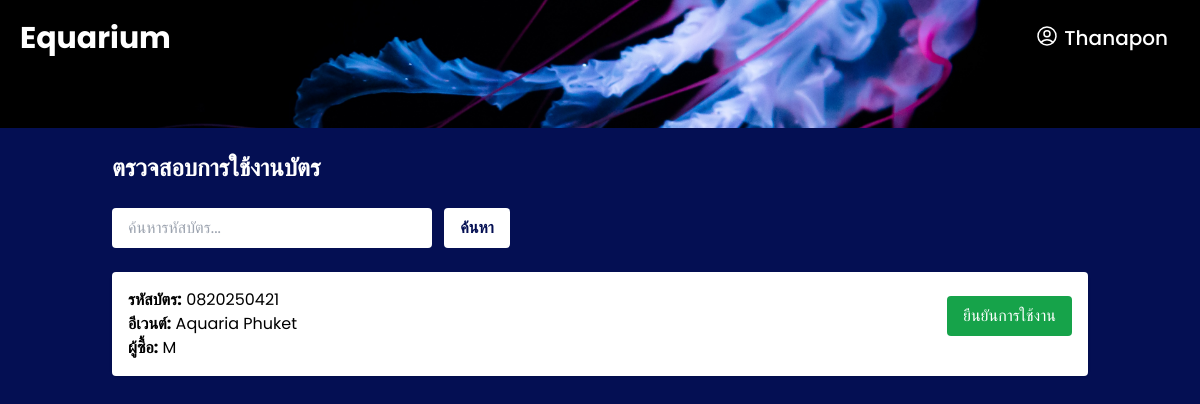
Screenshot of /admin/Checkin.php (signed in) with the database file from the repository.
### tables this page shows
CREATE TABLE `ticket` (
  `id` int(11) NOT NULL,
  `user_id` int(11) NOT NULL,
  `event_id` int(11) NOT NULL,
  `ticket_code` varchar(50) NOT NULL,
  `ticket_date` date NOT NULL,
  `ticket_quantity` int(11) NOT NULL,
  `total_price` decimal(10,2) NOT NULL,
  `created_at` timestamp NOT NULL DEFAULT CURRENT_TIMESTAMP,
  `status` varchar(50) DEFAULT 'รอตรวจสอบ',
  `slip_image` varchar(255) DEFAULT NULL,
  `used` varchar(255) DEFAULT NULL
);

CREATE TABLE `events` (
  `event_id` int(11) NOT NULL,
  `name` varchar(100) NOT NULL,
  `image` varchar(255) NOT NULL,
  `location` varchar(100) NOT NULL,
  `province` varchar(255) NOT NULL,
  `activity` varchar(255) NOT NULL,
  `price` decimal(10,2) NOT NULL,
  `created_at` timestamp NOT NULL DEFAULT CURRENT_TIMESTAMP,
  `ticket_quantity` int(11) NOT NULL DEFAULT '0',
  `description` text NOT NULL
);

CREATE TABLE `users` (
  `id` int(11) NOT NULL,
  `username` varchar(100) NOT NULL,
  `first_name` varchar(50) DEFAULT NULL,
  `last_name` varchar(50) DEFAULT NULL,
  `gender` varchar(15) DEFAULT NULL,
  `dob` date DEFAULT NULL,
  `email` varchar(150) NOT NULL,
  `password` varchar(255) NOT NULL,
  `position` char(1) NOT NULL DEFAULT 'm',
  `created_at` timestamp NOT NULL DEFAULT CURRENT_TIMESTAMP
);

### public_html/admin/Checkin.php (the view, shortened to what this page needs)
<?php
include '../includes/navbar.php';
$conn = new mysqli('mysql', 'user', 'password', 'aquarium');
$search = $_GET['search'] ?? '';
$sql = "SELECT t.*, e.name AS event_name, u.username AS user_name
        FROM ticket t
        JOIN events e ON t.event_id = e.event_id
        JOIN users u ON t.user_id = u.id
        WHERE t.used = 'ยังไม่ได้ใช้งาน'";
$sql .= " ORDER BY t.created_at DESC";
$result = $conn->query($sql);
?>
<!DOCTYPE html>
<html lang="en">
<head>
  <script src="https://cdn.tailwindcss.com"></script>
</head>
<body class="font-poppins bg-mainBlue text-white min-h-screen">
  <header class="relative h-32 bg-cover bg-center" style="background-image: url('../image/jellyfish-aquarium-black-background-glowing-white-amoled-3840x2160-2094.jpg');">
    <div class="absolute top-5 left-5 z-50">
      <a href="../homepage/aquarium.php" class="text-white text-3xl font-bold">Equarium</a>
    </div>
  </header>
  <main class="p-6 max-w-5xl mx-auto">
    <h1 class="text-2xl font-semibold mb-6">ตรวจสอบการใช้งานบัตร</h1>
    <form method="GET" class="mb-6">
      <input type="text" name="search" placeholder="ค้นหารหัสบัตร..." value="<?php echo htmlspecialchars($search); ?>"
             class="px-4 py-2 rounded text-black w-80">
      <button type="submit" class="ml-2 px-4 py-2 bg-white text-mainBlue font-semibold rounded hover:bg-gray-200">
        ค้นหา
      </button>
    </form>
    <?php if ($result && $result->num_rows > 0): ?>
      <div class="space-y-4">
        <?php while ($ticket = $result->fetch_assoc()): ?>
          <div class="bg-white text-black rounded shadow p-4 flex flex-col md:flex-row justify-between items-center">
            <div class="text-left">
              <p><strong>รหัสบัตร:</strong> <?php echo htmlspecialchars($ticket['ticket_code']); ?></p>
              <p><strong>อีเวนต์:</strong> <?php echo htmlspecialchars($ticket['event_name']); ?></p>
              <p><strong>ผู้ซื้อ:</strong> <?php echo htmlspecialchars($ticket['user_name']); ?></p>
            </div>
            <form method="POST" action="checkin_update.php">
              <button type="submit" class="mt-4 md:mt-0 px-4 py-2 bg-green-600 text-white rounded hover:bg-green-700">
                ยืนยันการใช้งาน
              </button>
            </form>
          </div>
        <?php endwhile; ?>
      </div>
    <?php else: ?>
      <p class="text-white mt-6">ไม่พบบัตรที่ตรงกับเงื่อนไข</p>
    <?php endif; ?>
  </main>
</body>
</html>

### rows the page displays
ticket: ticket_code "0820250421", event.name "Aquaria Phuket", user.username "M"

### other values shown
$_SESSION['user'] "Thanapon"
